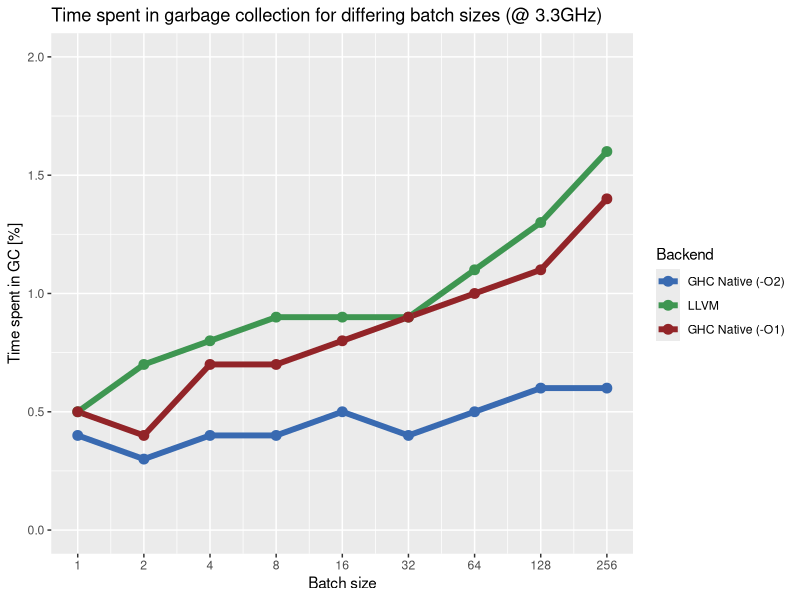

Write R code to recreate this figure.
library(readr)
library(ggplot2)
library(reshape2)

dataAsm <- read.csv("./asm/raw-gc.csv", header=FALSE)
dataLlvm <- read.csv("./llvm/raw-gc.csv", header=FALSE)
dataAsmLess <- read.csv("./asm-less-opt/raw-gc.csv", header=FALSE)
data <- merge(dataAsm, dataLlvm, by="V1")
data <- merge(data, dataAsmLess, by="V1")

b <- c(1,2,4,8,16,32,64,128,256)

d <- melt(data, id.vars=c("V1"))

png("hs-gc.png")
p <- ggplot(d) + geom_line(aes(x=V1, y=value, color=variable), size=2) + scale_x_continuous(trans="log2", breaks = b, labels = b) +
    xlab("Batch size") + ylab("Time spent in GC [%]") + ggtitle("Time spent in garbage collection for differing batch sizes (@ 3.3GHz)") +
    scale_y_continuous(limits=c(0, 2)) + scale_colour_manual(name="Backend", labels=c("GHC Native (-O2)", "LLVM", "GHC Native (-O1)"), values=c("#396ab1","#3e9651", "#922428")) + 
    geom_point(aes(x=V1, y=value, color=variable), size=3)
print(p)
